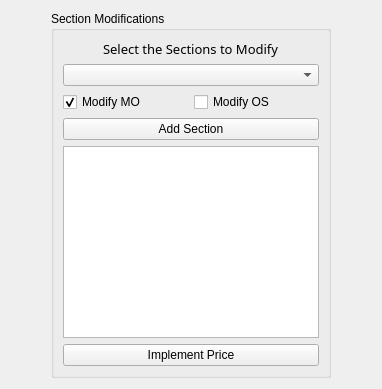
          <widget class="QWidget" name="tab_5">
           <attribute name="title">
            <string>Section Modifications</string>
           </attribute>
           <layout class="QGridLayout" name="gridLayout_13">
            <item row="0" column="1">
             <widget class="QGroupBox" name="sectionModification_2">
              <property name="sizePolicy">
               <sizepolicy hsizetype="Expanding" vsizetype="Expanding">
                <horstretch>0</horstretch>
                <verstretch>0</verstretch>
               </sizepolicy>
              </property>
              <property name="title">
               <string>Section Modifications</string>
              </property>
              <layout class="QGridLayout" name="gridLayout_12">
               <item row="3" column="1" colspan="2">
                <widget class="QPushButton" name="addSection_2">
                 <property name="text">
                  <string>Add Section</string>
                 </property>
                </widget>
               </item>
               <item row="1" column="1" colspan="2">
                <widget class="QComboBox" name="sectionList_2">
                 <property name="enabled">
                  <bool>true</bool>
                 </property>
                </widget>
               </item>
               <item row="6" column="1" colspan="2">
                <widget class="QPushButton" name="priceImpSec">
                 <property name="text">
                  <string>Implement Price</string>
                 </property>
                </widget>
               </item>
               <item row="5" column="1" colspan="2">
                <widget class="QTextEdit" name="addedSections_2"/>
               </item>
               <item row="0" column="1" colspan="2" alignment="Qt::AlignHCenter">
                <widget class="QLabel" name="labelSection_2">
                 <property name="font">
                  <font>
                   <family>Yu Gothic</family>
                   <pointsize>10</pointsize>
                  </font>
                 </property>
                 <property name="text">
                  <string>Select the Sections to Modify</string>
                 </property>
                </widget>
               </item>
               <item row="2" column="2">
                <widget class="QCheckBox" name="modOS">
                 <property name="text">
                  <string>Modify OS</string>
                 </property>
                 <property name="checkable">
                  <bool>true</bool>
                 </property>
                </widget>
               </item>
               <item row="2" column="1">
                <widget class="QCheckBox" name="modMO">
                 <property name="text">
                  <string>Modify MO</string>
                 </property>
                 <property name="checkable">
                  <bool>true</bool>
                 </property>
                 <property name="checked">
                  <bool>true</bool>
                 </property>
                </widget>
               </item>
              </layout>
             </widget>
            </item>
            <item row="0" column="0">
             <spacer name="horizontalSpacer_13">
              <property name="orientation">
               <enum>Qt::Horizontal</enum>
              </property>
              <property name="sizeHint" stdset="0">
               <size>
                <width>40</width>
                <height>20</height>
               </size>
              </property>
             </spacer>
            </item>
            <item row="0" column="4">
             <spacer name="horizontalSpacer_14">
              <property name="orientation">
               <enum>Qt::Horizontal</enum>
              </property>
              <property name="sizeHint" stdset="0">
               <size>
                <width>40</width>
                <height>20</height>
               </size>
              </property>
             </spacer>
            </item>
           </layout>
          </widget>
